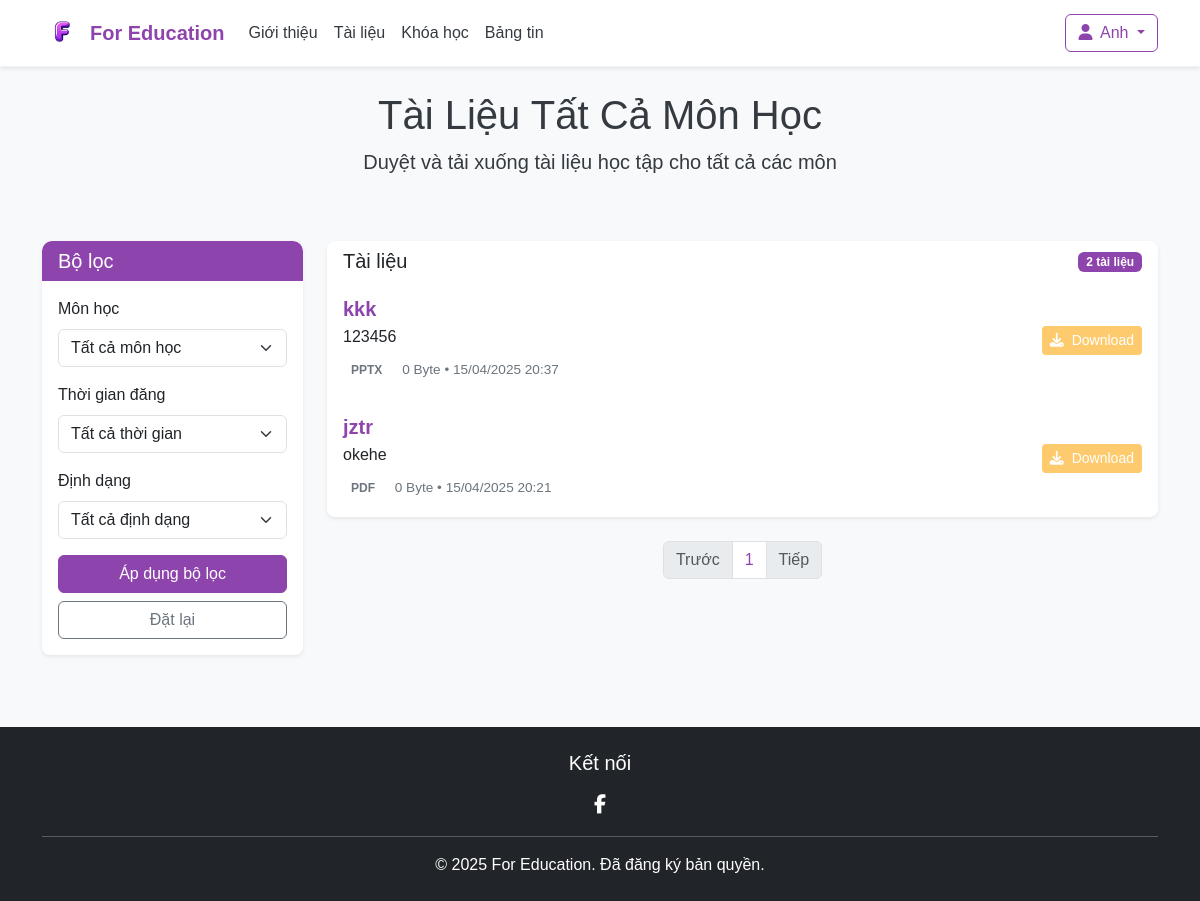
The page /index.php?act=tailieu&page=3 (signed in) on the database as committed earlier.
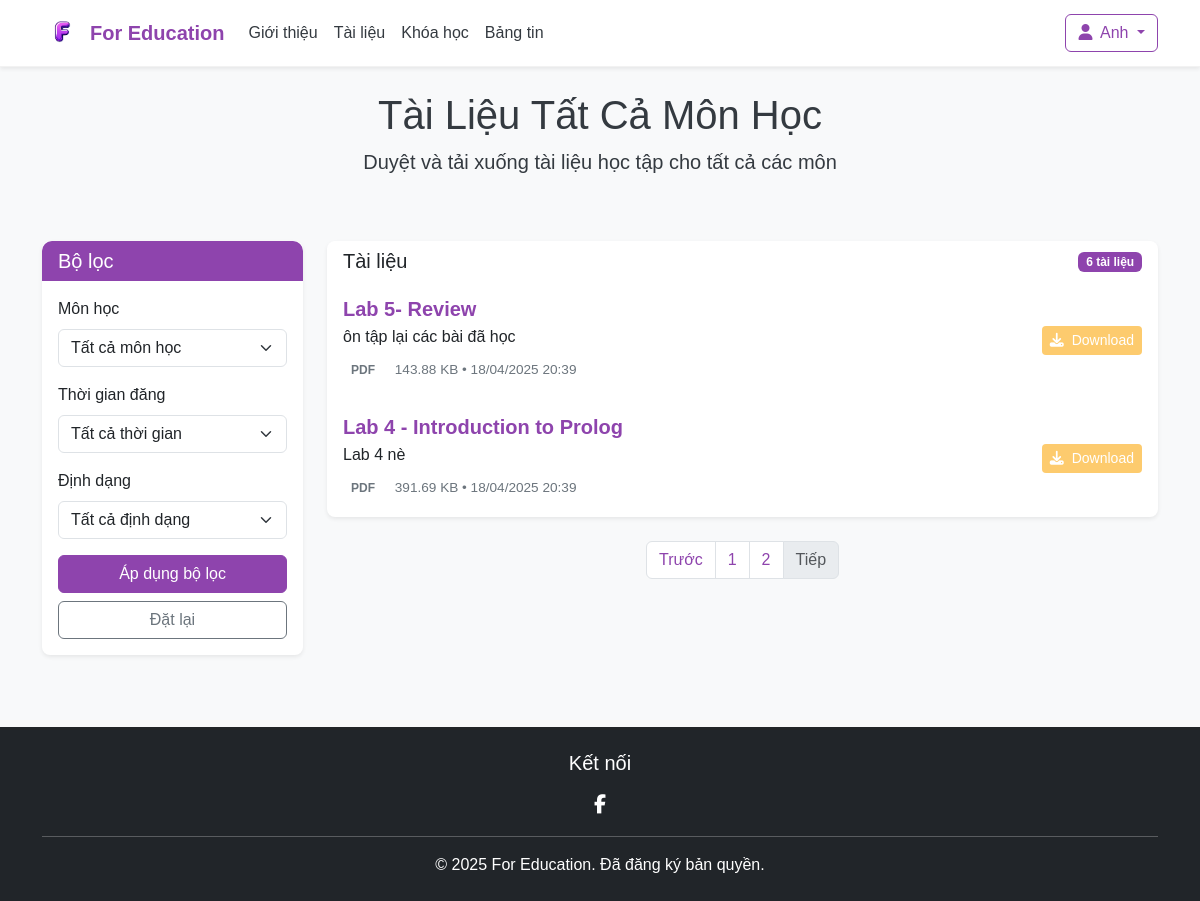
The same page on the database as committed later.
### tables this page shows
CREATE TABLE `documents` (
  `id` int(11) NOT NULL,
  `title` varchar(255) NOT NULL,
  `description` text DEFAULT NULL,
  `format` varchar(20) DEFAULT NULL,
  `file_size` bigint(20) NOT NULL,
  `file_path` varchar(255) NOT NULL,
  `uploader_id` int(11) DEFAULT NULL,
  `class_id` int(11) DEFAULT NULL,
  `upload_date` datetime DEFAULT current_timestamp(),
  `danhmuc` varchar(100) DEFAULT NULL,
  `monhoc` varchar(100) DEFAULT NULL,
  `lophoc` varchar(255) DEFAULT NULL
);

### models/pdo.php (called while the page is built, shortened)
<?php
function pdo_get_connection() {
    $dburl = "mysql:host=localhost;dbname=education;charset=utf8";
    $username = "root";
    $password = "";
    try {
        $pdo = new PDO($dburl, $username, $password);
        $pdo->setAttribute(PDO::ATTR_ERRMODE, PDO::ERRMODE_EXCEPTION);
        return $pdo;
    } catch (PDOException $e) {
        die("Connection failed: " . $e->getMessage());
    }
}
function pdo_query($sql){
    $sql_args = array_slice(func_get_args(), 1);
    try{
        $conn = pdo_get_connection();
        $stmt = $conn->prepare($sql);
        $stmt->execute($sql_args);
        $rows = $stmt->fetchAll();
        return $rows;
    }
    catch(PDOException $e){
        throw $e;
    }
    finally{
        unset($conn);
    }
}

### models/tailieu.php (called while the page is built, shortened)
<?php
require_once 'pdo.php';
function layDanhSachDocuments($filters = []) {
    $sql = "SELECT * FROM documents WHERE 1=1";
    $params = [];
    $sql .= " ORDER BY upload_date DESC";
    try {
        $documents = pdo_query($sql, ...$params);
        foreach ($documents as &$doc) {
            $doc['file_size_readable'] = chuyenDoiKichThuocFile($doc['file_size']);
        }
        return $documents;
    } catch (PDOException $e) {
        error_log("Lỗi truy vấn: " . $e->getMessage());
        return [];
    }
}
function chuyenDoiKichThuocFile($bytes) {
    if ($bytes == 0) return '0 Byte';
    $units = ['Byte', 'KB', 'MB', 'GB', 'TB'];
    $i = floor(log($bytes, 1024));
    return round($bytes / pow(1024, $i), 2) . ' ' . $units[$i];
}
?>

### view/DocumentListPage.php (the view, shortened to what the changed rows need)
<?php
require_once 'models/tailieu.php';
$filters = [
    'monhoc' => trim($_GET['monhoc'] ?? ''),
    'format' => $_GET['format'] ?? '',
    'thoigian' => $_GET['thoigian'] ?? '',
    'tungay' => '',
    'denngay' => ''
];
$documents = layDanhSachDocuments($filters);
$itemsPerPage = 4;
$totalDocuments = count($documents);
$totalPages = ceil($totalDocuments / $itemsPerPage);
$currentPage = isset($_GET['page']) && is_numeric($_GET['page']) ? max(1, (int)$_GET['page']) : 1;
$currentPage = min($currentPage, $totalPages);
$startIndex = ($currentPage - 1) * $itemsPerPage;
$documentsOnPage = array_slice($documents, $startIndex, $itemsPerPage);
$current_url = $_SERVER['PHP_SELF'] . '?act=tailieu';
?>
<header class="bg-light py-4">
    <div class="container">
        <?php
        $title = 'Tài Liệu ';
        $desc = 'Duyệt và tải xuống tài liệu học tập ';
        if (!empty($filters['monhoc'])) {
            $title .= htmlspecialchars($filters['monhoc']);
            $desc .= 'cho môn ' . htmlspecialchars($filters['monhoc']);
        } else {
            $title .= 'Tất Cả Môn Học';
            $desc .= 'cho tất cả các môn';
        }
        ?>
        <h1 class="text-center"><?= $title ?></h1>
        <p class="text-center lead"><?= $desc ?></p>
    </div>
</header>
<main class="container my-4">
    <div class="row">
        <div class="col-lg-3 mb-4">
            <div class="card shadow-sm">
                <div class="card-header bg-primary text-white">
                    <h5 class="mb-0">Bộ lọc</h5>
                </div>
                <div class="card-body">
                    <form method="GET" action="<?= $_SERVER['PHP_SELF'] ?>">
                        <div class="mb-3">
                            <label for="monhoc-filter" class="form-label">Môn học</label>
                            <select class="form-select" id="monhoc-filter" name="monhoc">
                                <option value="">Tất cả môn học</option>
                            </select>
                        </div>
                        <div class="mb-3">
                            <label for="thoigian-filter" class="form-label">Thời gian đăng</label>
                            <select class="form-select" id="thoigian-filter" name="thoigian">
                                <option value="">Tất cả thời gian</option>
                            </select>
                        </div>
                        <div class="mb-3">
                            <label for="format-filter" class="form-label">Định dạng</label>
                            <select class="form-select" id="format-filter" name="format">
                                <option value="">Tất cả định dạng</option>
                            </select>
                        </div>
                        <div class="d-grid gap-2">
                            <button type="submit" class="btn btn-primary">Áp dụng bộ lọc</button>
                            <a href="DocumentListPage.php" class="btn btn-outline-secondary">Đặt lại</a>
                        </div>
                    </form>
                </div>
            </div>
        </div>
        <div class="col-lg-9">
            <div class="card shadow-sm mb-4">
                <div class="card-header bg-white">
                    <div class="row align-items-center">
                        <div class="col">
                            <h5 class="mb-0">Tài liệu</h5>
                        </div>
                        <div class="col-auto">
                            <span class="badge bg-primary"><?= $totalDocuments ?> tài liệu</span>
                        </div>
                    </div>
                </div>
                <div class="card-body p-0">
                    <?php if (empty($documentsOnPage)): ?>
                        <div class="list-group-item document-item p-3 text-center">
                            <i class="fas fa-folder-open fa-2x text-muted mb-2"></i>
                            <p class="mb-0">Không tìm thấy tài liệu nào phù hợp</p>
                        </div>
                    <?php else: ?>
                        <?php foreach ($documentsOnPage as $doc): ?>
                            <div class="list-group-item document-item p-3">
                                <div class="row align-items-center">
                                    <div class="col-md-8">
                                        <h5 class="document-title"><?= htmlspecialchars($doc['title']) ?></h5>
                                        <p class="document-description mb-2"><?= htmlspecialchars($doc['description']) ?></p>
                                        <div class="document-meta">
                                            <span class="document-format format-<?= $doc['format'] ?>"><?= strtoupper($doc['format']) ?></span>
                                            <span class="document-size"><?= $doc['file_size_readable'] ?></span> •
                                            <span class="document-date"><?= $doc['upload_date_formatted'] ?></span>
                                        </div>
                                    </div>
                                    <div class="col-md-4 text-md-end document-actions">
                                        <a href="../edu/models/download.php?id=<?= $doc['id'] ?>" class="btn btn-sm btn-download">
                                            <i class="fas fa-download me-1"></i> Download
                                        </a>
                                    </div>
                                </div>
                            </div>
                        <?php endforeach; ?>
                    <?php endif; ?>
                </div>
            </div>
            <nav aria-label="Phân trang tài liệu">
                <ul class="pagination justify-content-center" id="pagination">
                    <li class="page-item <?= ($currentPage <= 1) ? 'disabled' : '' ?>">
                        <a class="page-link" href="<?= $current_url . '&page=' . ($currentPage - 1) ?>">Trước</a>
                    </li>
                    <?php for ($i = 1; $i <= $totalPages; $i++): ?>
                        <li class="page-item <?= ($i === $currentPage) ? 'active' : '' ?>">
                            <a class="page-link" href="<?= $current_url . '&page=' . $i ?>"><?= $i ?></a>
                        </li>
                    <?php endfor; ?>
                    <li class="page-item <?= ($currentPage >= $totalPages) ? 'disabled' : '' ?>">
                        <a class="page-link" href="<?= $current_url . '&page=' . ($currentPage + 1) ?>">Tiếp</a>
                    </li>
                </ul>
            </nav>
        </div>
    </div>
</main>

Rows that differ between the two databases and show on the page:
removed documents: title "kkk", description "123456", format "PPTX", file_size_readable "0 Byte", upload_date_formatted "15/04/2025 20:37"
removed documents: title "jztr", description "okehe", format "PDF", file_size_readable "0 Byte", upload_date_formatted "15/04/2025 20:21"
added documents: title "Lab 5- Review", description "ôn tập lại các bài đã học", format "PDF", file_size_readable "143.88 KB", upload_date_formatted "18/04/2025 20:39"
added documents: title "Lab 4 - Introduction to Prolog", description "Lab 4 nè", format "PDF", file_size_readable "391.69 KB", upload_date_formatted "18/04/2025 20:39"
Other text that changed with them:
$totalDocuments: "2" → "6"
new list line: "2"
